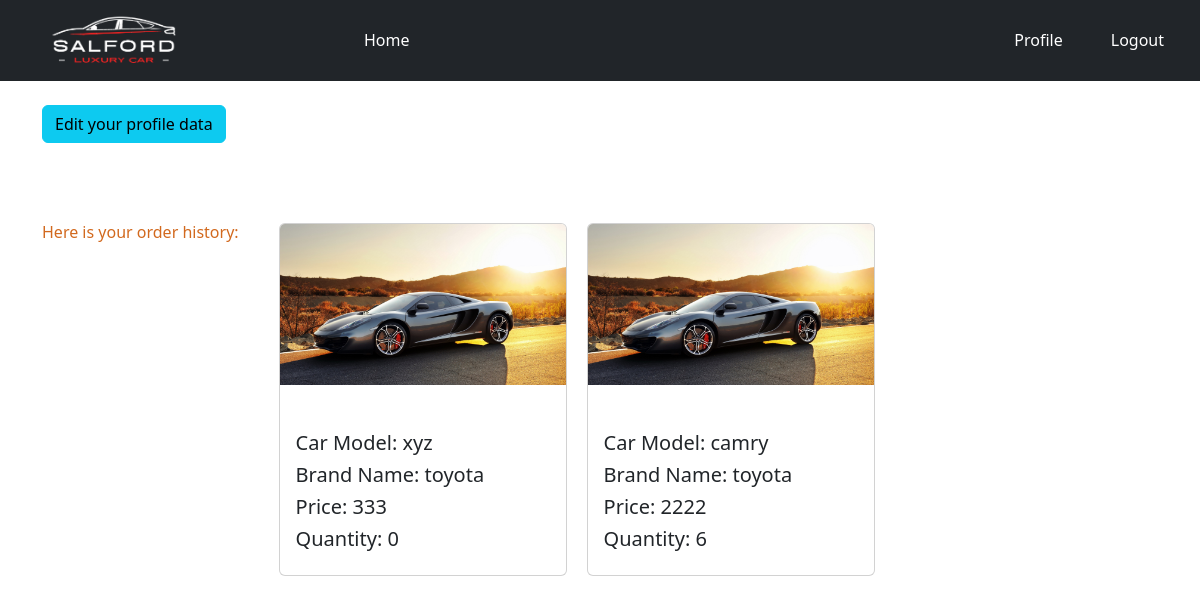
The app's page /car/order_history/ (signed in) with its own data.
### car/models.py (models this page shows, shortened)
class CarModel(models.Model):
    car_name = models.CharField(max_length=20)
    brand = models.ForeignKey(BrandModel, on_delete = models.CASCADE)
    description = models.TextField()
    image = models.ImageField(upload_to='car_images/')
    car_price = models.IntegerField()
    quantity = models.PositiveBigIntegerField(default=0)

### brand/models.py (models this page shows, shortened)
class BrandModel(models.Model):
    brand_name = models.CharField(max_length=20)
    slug = models.SlugField(max_length=20,unique=True,null=True,blank=True)

### car/views.py (the view)
# urls.py: path('order_history/',views.order_history,name='order_history'),
def order_history(request):
    orders = request.user.users.cars.all()
    return render(request,'orderHistory.html',{'data':orders})

### userapp/templates/orderHistory.html
{% extends "base.html" %}
{% load crispy_forms_tags %}
{% load static %}
{% block content %}
<div class="container container-fluid">
    <div class="pt-4">
        <a class="btn btn-info" href="{% url "edit_profile"%}">Edit your profile data</a>
    </div>
    <div class="d-flex flex-wrap" style="gap: 20px;padding-top: 80px;">
        <h6 style="color: chocolate;">Here is your order history:</h6><br>
        {% for order in data %}
        <div class="card" style="width: 18rem; gap: 30px;">
            <img src="{% static 'R.jpeg' %}" class="card-img-top" alt="...">
            <div class="card-body">
                <h5 class="card-title">Car Model: {{ order.car_name }}</h5>
                <h5 class="">Brand Name: {{ order.brand.brand_name }}</h5>
                <h5 class="">Price: {{ order.car_price }}</h5>
                <h5>Quantity: {{ order.quantity }}</h5>
            </div>
        </div>
        {% endfor %}
    </div>
</div>
{% endblock content %}

### records on screen
CarModel: car_name "xyz", brand.brand_name "toyota", car_price "333", quantity "0"
CarModel: car_name "camry", brand.brand_name "toyota", car_price "2222", quantity "6"
